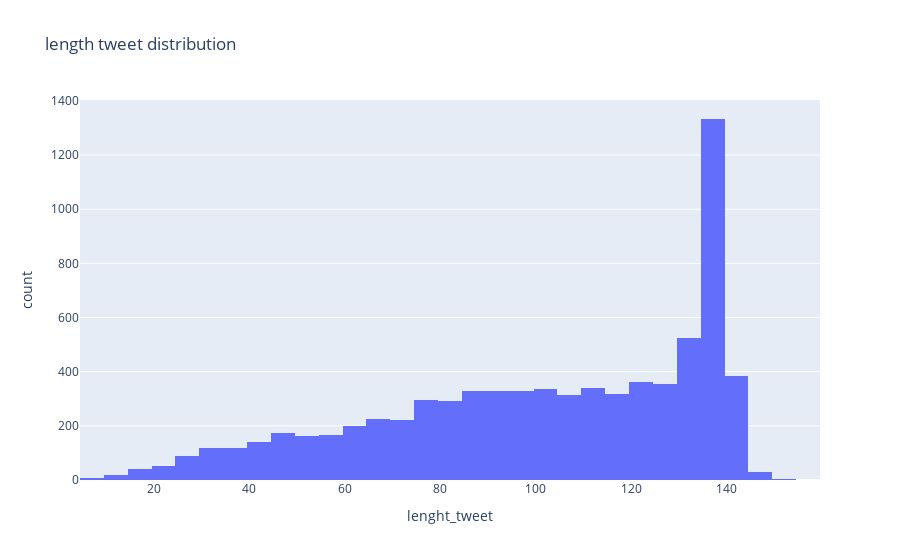

Notebook source saved alongside this figure:
### Code cell
fig = px.histogram(train, x='lenght_tweet', nbins=50, title=' length tweet distribution')

fig.show()

### Figure 1 — Plotly figure (JSON) as saved in the notebook; plotly's stock layout.template omitted (floating-point values rounded to 4 significant figures; data arrays with more than 128 entries replaced by an {"elided": "..."} marker saying what was removed)
{"data": [{"alignmentgroup": "True", "bingroup": "x", "hovertemplate": "lenght_tweet=%{x}<br>count=%{y}<extra></extra>", "legendgroup": "", "marker": {"color": "#636efa", "pattern": {"shape": ""}}, "name": "", "nbinsx": 50, "offsetgroup": "", "orientation": "v", "showlegend": false, "type": "histogram", "x": {"elided": "7613 int values"}, "xaxis": "x", "yaxis": "y"}], "layout": {"barmode": "relative", "legend": {"tracegroupgap": 0}, "title": {"text": " length tweet distribution"}, "xaxis": {"anchor": "y", "domain": [0, 1], "title": {"text": "lenght_tweet"}}, "yaxis": {"anchor": "x", "domain": [0, 1], "title": {"text": "count"}}}}
